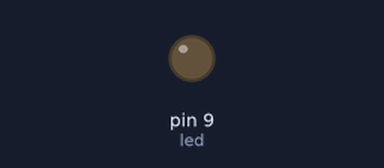
This sketch was run on a simulated Arduino Uno, built with avr-gcc and run on an emulated ATmega328P. Parts: output pins drawn as LEDs (lit = HIGH).

Above: at 0.05 s.
At 6.45 s:
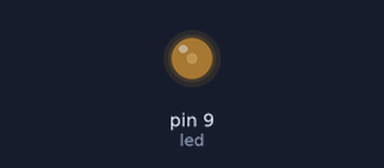
At 19.95 s:
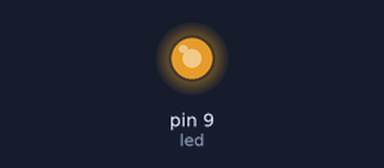
At 39.85 s:
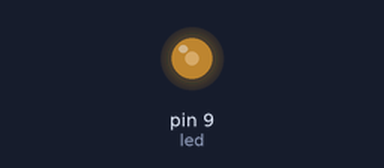
Timing chart, 0 to 40.0 s (numbered marks = the images above):
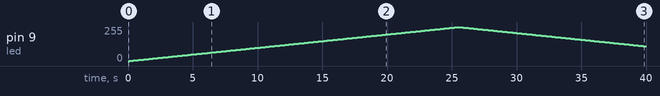

Measured:
- by itself, pin 9 (led): rises from 0/255 to 255/255 in 25.4 s, then falls to 111/255 in 14.4 s

The sketch:

slow_burn_ino.ino
```cpp
int brightness = 0;
int tics = 1;
int led = 9;

void setup() {
  pinMode(led, OUTPUT);
}

void loop() {
  analogWrite(led, brightness);
  brightness = brightness + tics;
  delay(100);
  if (brightness == 0 || brightness == 255) {
    tics = -tics;
  }
}
```
